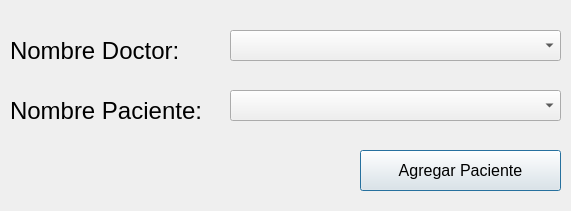
<?xml version="1.0" encoding="UTF-8"?>
<ui version="4.0">
 <class>AddDoc</class>
 <widget class="QDialog" name="AddDoc">
  <property name="geometry">
   <rect>
    <x>0</x>
    <y>0</y>
    <width>571</width>
    <height>211</height>
   </rect>
  </property>
  <property name="windowTitle">
   <string>Agregar Paciente a Doctor</string>
  </property>
  <widget class="QLabel" name="label_2">
   <property name="geometry">
    <rect>
     <x>10</x>
     <y>40</y>
     <width>201</width>
     <height>21</height>
    </rect>
   </property>
   <property name="font">
    <font>
     <pointsize>18</pointsize>
    </font>
   </property>
   <property name="text">
    <string>Nombre Doctor:</string>
   </property>
  </widget>
  <widget class="QLabel" name="label_3">
   <property name="geometry">
    <rect>
     <x>10</x>
     <y>100</y>
     <width>221</width>
     <height>21</height>
    </rect>
   </property>
   <property name="font">
    <font>
     <pointsize>18</pointsize>
    </font>
   </property>
   <property name="text">
    <string>Nombre Paciente:</string>
   </property>
  </widget>
  <widget class="QComboBox" name="ListDoctors">
   <property name="geometry">
    <rect>
     <x>230</x>
     <y>30</y>
     <width>331</width>
     <height>31</height>
    </rect>
   </property>
  </widget>
  <widget class="QComboBox" name="ListPatients">
   <property name="geometry">
    <rect>
     <x>230</x>
     <y>90</y>
     <width>331</width>
     <height>31</height>
    </rect>
   </property>
  </widget>
  <widget class="QPushButton" name="pushButton">
   <property name="geometry">
    <rect>
     <x>360</x>
     <y>150</y>
     <width>201</width>
     <height>41</height>
    </rect>
   </property>
   <property name="font">
    <font>
     <pointsize>12</pointsize>
    </font>
   </property>
   <property name="text">
    <string>Agregar Paciente</string>
   </property>
  </widget>
 </widget>
 <resources/>
 <connections/>
</ui>
